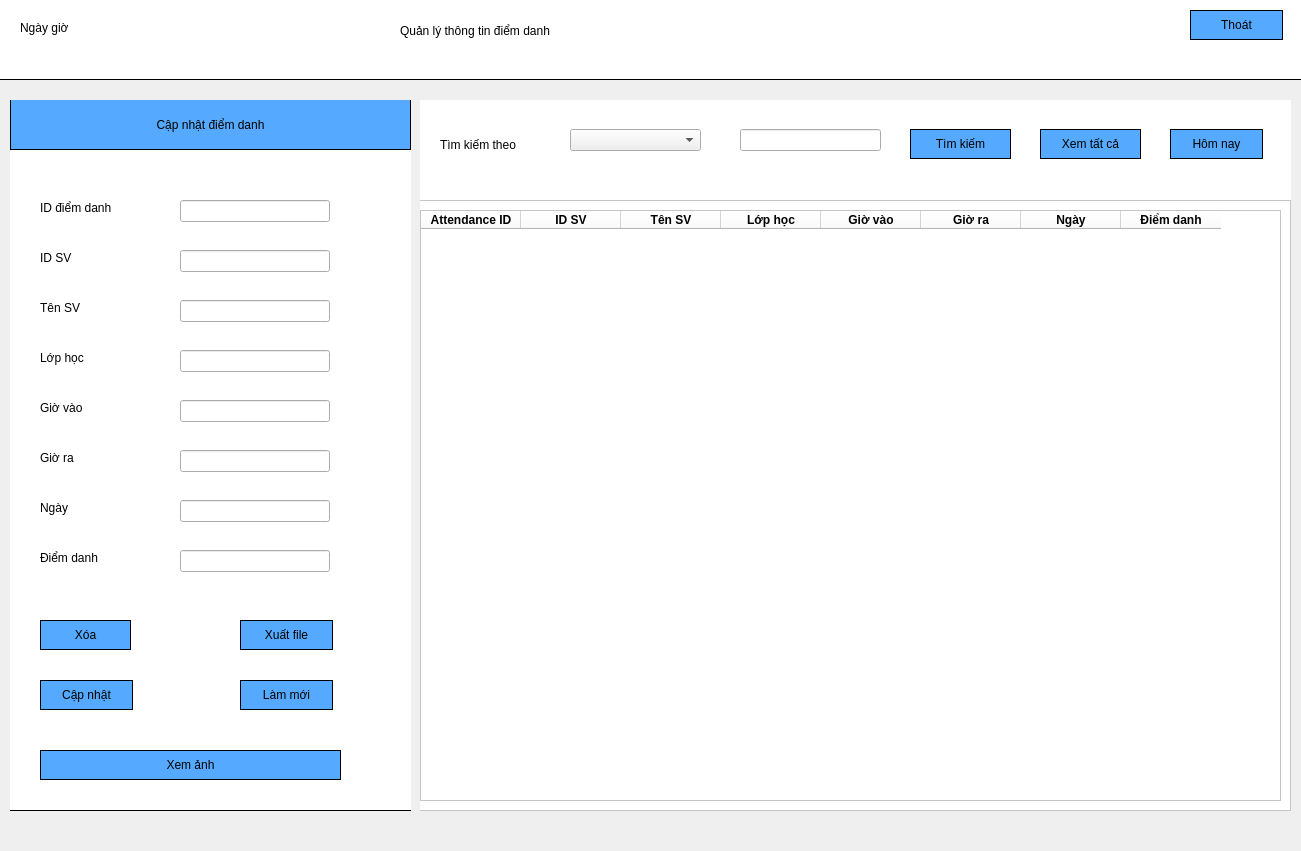
<?xml version="1.0" encoding="UTF-8"?>
<ui version="4.0">
 <class>Dialog</class>
 <widget class="QDialog" name="Dialog">
  <property name="geometry">
   <rect>
    <x>0</x>
    <y>0</y>
    <width>1301</width>
    <height>851</height>
   </rect>
  </property>
  <property name="windowTitle">
   <string>Dialog</string>
  </property>
  <widget class="QWidget" name="widget" native="true">
   <property name="geometry">
    <rect>
     <x>0</x>
     <y>0</y>
     <width>1301</width>
     <height>80</height>
    </rect>
   </property>
   <property name="styleSheet">
    <string notr="true">QWidget#widget{
border-bottom:1px solid black;
	background-color: rgb(255, 255, 255);
}</string>
   </property>
   <widget class="QLabel" name="label">
    <property name="geometry">
     <rect>
      <x>20</x>
      <y>20</y>
      <width>121</width>
      <height>16</height>
     </rect>
    </property>
    <property name="text">
     <string>Ngày giờ</string>
    </property>
   </widget>
   <widget class="QLabel" name="label_2">
    <property name="geometry">
     <rect>
      <x>400</x>
      <y>5</y>
      <width>721</width>
      <height>51</height>
     </rect>
    </property>
    <property name="styleSheet">
     <string notr="true">font: 28pt &quot;MS Shell Dlg 2&quot;;</string>
    </property>
    <property name="text">
     <string>Quản lý thông tin điểm danh</string>
    </property>
   </widget>
   <widget class="QPushButton" name="btnExit">
    <property name="geometry">
     <rect>
      <x>1190</x>
      <y>10</y>
      <width>93</width>
      <height>30</height>
     </rect>
    </property>
    <property name="styleSheet">
     <string notr="true">background-color:rgb(85, 170, 255);
border-width: 1px;
border-style: solid;
border-color: black;</string>
    </property>
    <property name="text">
     <string>Thoát</string>
    </property>
   </widget>
  </widget>
  <widget class="QWidget" name="widget_2" native="true">
   <property name="geometry">
    <rect>
     <x>10</x>
     <y>100</y>
     <width>401</width>
     <height>711</height>
    </rect>
   </property>
   <property name="styleSheet">
    <string notr="true">QWidget#widget_2{
border-bottom:1px solid black;
	background-color: rgb(255, 255, 255);
}</string>
   </property>
   <widget class="QLabel" name="label_3">
    <property name="geometry">
     <rect>
      <x>0</x>
      <y>-1</y>
      <width>401</width>
      <height>51</height>
     </rect>
    </property>
    <property name="styleSheet">
     <string notr="true">background-color:rgb(85, 170, 255);
border-width: 1px;
border-style: solid;
border-color: black;
font: 75 12pt &quot;Times New Roman&quot;;</string>
    </property>
    <property name="text">
     <string>Cập nhật điểm danh</string>
    </property>
    <property name="alignment">
     <set>Qt::AlignCenter</set>
    </property>
   </widget>
   <widget class="QLabel" name="label_4">
    <property name="geometry">
     <rect>
      <x>30</x>
      <y>100</y>
      <width>81</width>
      <height>16</height>
     </rect>
    </property>
    <property name="text">
     <string>ID điểm danh</string>
    </property>
   </widget>
   <widget class="QLabel" name="label_5">
    <property name="geometry">
     <rect>
      <x>30</x>
      <y>150</y>
      <width>71</width>
      <height>16</height>
     </rect>
    </property>
    <property name="text">
     <string>ID SV</string>
    </property>
   </widget>
   <widget class="QLabel" name="label_6">
    <property name="geometry">
     <rect>
      <x>30</x>
      <y>200</y>
      <width>71</width>
      <height>16</height>
     </rect>
    </property>
    <property name="text">
     <string>Tên SV</string>
    </property>
   </widget>
   <widget class="QLabel" name="label_7">
    <property name="geometry">
     <rect>
      <x>30</x>
      <y>250</y>
      <width>55</width>
      <height>16</height>
     </rect>
    </property>
    <property name="text">
     <string>Lớp học</string>
    </property>
   </widget>
   <widget class="QLabel" name="label_8">
    <property name="geometry">
     <rect>
      <x>30</x>
      <y>300</y>
      <width>55</width>
      <height>16</height>
     </rect>
    </property>
    <property name="text">
     <string>Giờ vào</string>
    </property>
   </widget>
   <widget class="QLabel" name="label_9">
    <property name="geometry">
     <rect>
      <x>30</x>
      <y>350</y>
      <width>55</width>
      <height>16</height>
     </rect>
    </property>
    <property name="text">
     <string>Giờ ra</string>
    </property>
   </widget>
   <widget class="QLabel" name="label_10">
    <property name="geometry">
     <rect>
      <x>30</x>
      <y>400</y>
      <width>71</width>
      <height>16</height>
     </rect>
    </property>
    <property name="text">
     <string>Ngày</string>
    </property>
   </widget>
   <widget class="QLabel" name="label_11">
    <property name="geometry">
     <rect>
      <x>30</x>
      <y>450</y>
      <width>81</width>
      <height>16</height>
     </rect>
    </property>
    <property name="text">
     <string>Điểm danh</string>
    </property>
   </widget>
   <widget class="QLineEdit" name="tfIdSV">
    <property name="geometry">
     <rect>
      <x>170</x>
      <y>150</y>
      <width>150</width>
      <height>22</height>
     </rect>
    </property>
   </widget>
   <widget class="QLineEdit" name="tfTenSV">
    <property name="geometry">
     <rect>
      <x>170</x>
      <y>200</y>
      <width>150</width>
      <height>22</height>
     </rect>
    </property>
   </widget>
   <widget class="QLineEdit" name="tfGioVao">
    <property name="geometry">
     <rect>
      <x>170</x>
      <y>300</y>
      <width>150</width>
      <height>22</height>
     </rect>
    </property>
   </widget>
   <widget class="QLineEdit" name="tfGioRa">
    <property name="geometry">
     <rect>
      <x>170</x>
      <y>350</y>
      <width>150</width>
      <height>22</height>
     </rect>
    </property>
   </widget>
   <widget class="QLineEdit" name="tfNgay">
    <property name="geometry">
     <rect>
      <x>170</x>
      <y>400</y>
      <width>150</width>
      <height>22</height>
     </rect>
    </property>
   </widget>
   <widget class="QLineEdit" name="tfDiemDanh">
    <property name="geometry">
     <rect>
      <x>170</x>
      <y>450</y>
      <width>150</width>
      <height>22</height>
     </rect>
    </property>
   </widget>
   <widget class="QPushButton" name="btnExport">
    <property name="geometry">
     <rect>
      <x>230</x>
      <y>520</y>
      <width>93</width>
      <height>30</height>
     </rect>
    </property>
    <property name="styleSheet">
     <string notr="true">background-color:rgb(85, 170, 255);
border-width: 1px;
border-style: solid;
border-color: black;</string>
    </property>
    <property name="text">
     <string>Xuất file</string>
    </property>
   </widget>
   <widget class="QPushButton" name="btnUpdate">
    <property name="geometry">
     <rect>
      <x>30</x>
      <y>580</y>
      <width>93</width>
      <height>30</height>
     </rect>
    </property>
    <property name="styleSheet">
     <string notr="true">background-color:rgb(85, 170, 255);
border-width: 1px;
border-style: solid;
border-color: black;</string>
    </property>
    <property name="text">
     <string>Cập nhật</string>
    </property>
   </widget>
   <widget class="QPushButton" name="btnRefresh">
    <property name="geometry">
     <rect>
      <x>230</x>
      <y>580</y>
      <width>93</width>
      <height>30</height>
     </rect>
    </property>
    <property name="styleSheet">
     <string notr="true">background-color:rgb(85, 170, 255);
border-width: 1px;
border-style: solid;
border-color: black;</string>
    </property>
    <property name="text">
     <string>Làm mới</string>
    </property>
   </widget>
   <widget class="QLineEdit" name="tfLop">
    <property name="geometry">
     <rect>
      <x>170</x>
      <y>250</y>
      <width>150</width>
      <height>22</height>
     </rect>
    </property>
   </widget>
   <widget class="QPushButton" name="btnDelete">
    <property name="geometry">
     <rect>
      <x>30</x>
      <y>520</y>
      <width>91</width>
      <height>30</height>
     </rect>
    </property>
    <property name="styleSheet">
     <string notr="true">background-color:rgb(85, 170, 255);
border-width: 1px;
border-style: solid;
border-color: black;</string>
    </property>
    <property name="text">
     <string>Xóa</string>
    </property>
   </widget>
   <widget class="QLineEdit" name="tfIdDiemDanh">
    <property name="geometry">
     <rect>
      <x>170</x>
      <y>100</y>
      <width>150</width>
      <height>22</height>
     </rect>
    </property>
   </widget>
   <widget class="QPushButton" name="btnImage">
    <property name="geometry">
     <rect>
      <x>30</x>
      <y>650</y>
      <width>301</width>
      <height>30</height>
     </rect>
    </property>
    <property name="styleSheet">
     <string notr="true">background-color:rgb(85, 170, 255);
border-width: 1px;
border-style: solid;
border-color: black;</string>
    </property>
    <property name="text">
     <string>Xem ảnh</string>
    </property>
   </widget>
  </widget>
  <widget class="QWidget" name="widget_3" native="true">
   <property name="geometry">
    <rect>
     <x>420</x>
     <y>100</y>
     <width>871</width>
     <height>711</height>
    </rect>
   </property>
   <property name="styleSheet">
    <string notr="true">QWidget#widget_3{
	background-color: rgb(255, 255, 255);
}</string>
   </property>
   <widget class="QScrollArea" name="scrollArea">
    <property name="geometry">
     <rect>
      <x>-10</x>
      <y>100</y>
      <width>881</width>
      <height>611</height>
     </rect>
    </property>
    <property name="styleSheet">
     <string notr="true">background-color: rgb(255, 255, 255);</string>
    </property>
    <property name="widgetResizable">
     <bool>true</bool>
    </property>
    <widget class="QWidget" name="scrollAreaWidgetContents">
     <property name="geometry">
      <rect>
       <x>0</x>
       <y>0</y>
       <width>879</width>
       <height>609</height>
      </rect>
     </property>
     <layout class="QVBoxLayout" name="verticalLayout">
      <item>
       <widget class="QTableWidget" name="tableWidget">
        <column>
         <property name="text">
          <string>Attendance ID</string>
         </property>
         <property name="font">
          <font>
           <weight>75</weight>
           <bold>true</bold>
          </font>
         </property>
        </column>
        <column>
         <property name="text">
          <string>ID SV</string>
         </property>
         <property name="font">
          <font>
           <weight>75</weight>
           <bold>true</bold>
          </font>
         </property>
        </column>
        <column>
         <property name="text">
          <string>Tên SV</string>
         </property>
         <property name="font">
          <font>
           <weight>75</weight>
           <bold>true</bold>
          </font>
         </property>
        </column>
        <column>
         <property name="text">
          <string>Lớp học</string>
         </property>
         <property name="font">
          <font>
           <weight>75</weight>
           <bold>true</bold>
          </font>
         </property>
        </column>
        <column>
         <property name="text">
          <string>Giờ vào</string>
         </property>
         <property name="font">
          <font>
           <weight>75</weight>
           <bold>true</bold>
          </font>
         </property>
        </column>
        <column>
         <property name="text">
          <string>Giờ ra</string>
         </property>
         <property name="font">
          <font>
           <weight>75</weight>
           <bold>true</bold>
          </font>
         </property>
        </column>
        <column>
         <property name="text">
          <string>Ngày</string>
         </property>
         <property name="font">
          <font>
           <weight>75</weight>
           <bold>true</bold>
          </font>
         </property>
        </column>
        <column>
         <property name="text">
          <string>Điểm danh</string>
         </property>
         <property name="font">
          <font>
           <weight>75</weight>
           <bold>true</bold>
          </font>
         </property>
        </column>
       </widget>
      </item>
     </layout>
    </widget>
   </widget>
   <widget class="QWidget" name="widget_4" native="true">
    <property name="geometry">
     <rect>
      <x>0</x>
      <y>-1</y>
      <width>871</width>
      <height>91</height>
     </rect>
    </property>
    <widget class="QLabel" name="label_12">
     <property name="geometry">
      <rect>
       <x>20</x>
       <y>30</y>
       <width>111</width>
       <height>31</height>
      </rect>
     </property>
     <property name="styleSheet">
      <string notr="true">font: 10pt &quot;MS Shell Dlg 2&quot;;</string>
     </property>
     <property name="text">
      <string>Tìm kiếm theo</string>
     </property>
    </widget>
    <widget class="QComboBox" name="cbSearch">
     <property name="geometry">
      <rect>
       <x>150</x>
       <y>30</y>
       <width>131</width>
       <height>22</height>
      </rect>
     </property>
     <item>
      <property name="text">
       <string/>
      </property>
     </item>
     <item>
      <property name="text">
       <string>ID sinh viên</string>
      </property>
     </item>
     <item>
      <property name="text">
       <string>Tên sinh viên</string>
      </property>
     </item>
     <item>
      <property name="text">
       <string>Lớp</string>
      </property>
     </item>
    </widget>
    <widget class="QLineEdit" name="tfSearch">
     <property name="geometry">
      <rect>
       <x>320</x>
       <y>30</y>
       <width>141</width>
       <height>22</height>
      </rect>
     </property>
    </widget>
    <widget class="QPushButton" name="btnSearch">
     <property name="geometry">
      <rect>
       <x>490</x>
       <y>30</y>
       <width>101</width>
       <height>30</height>
      </rect>
     </property>
     <property name="styleSheet">
      <string notr="true">background-color:rgb(85, 170, 255);
border-width: 1px;
border-style: solid;
border-color: black;</string>
     </property>
     <property name="text">
      <string>Tìm kiếm</string>
     </property>
    </widget>
    <widget class="QPushButton" name="btnLoadAll">
     <property name="geometry">
      <rect>
       <x>620</x>
       <y>30</y>
       <width>101</width>
       <height>30</height>
      </rect>
     </property>
     <property name="styleSheet">
      <string notr="true">background-color:rgb(85, 170, 255);
border-width: 1px;
border-style: solid;
border-color: black;</string>
     </property>
     <property name="text">
      <string>Xem tất cả</string>
     </property>
    </widget>
    <widget class="QPushButton" name="btnFilter">
     <property name="geometry">
      <rect>
       <x>750</x>
       <y>30</y>
       <width>93</width>
       <height>30</height>
      </rect>
     </property>
     <property name="styleSheet">
      <string notr="true">background-color:rgb(85, 170, 255);
border-width: 1px;
border-style: solid;
border-color: black;</string>
     </property>
     <property name="text">
      <string>Hôm nay</string>
     </property>
    </widget>
   </widget>
  </widget>
 </widget>
 <resources/>
 <connections/>
</ui>
